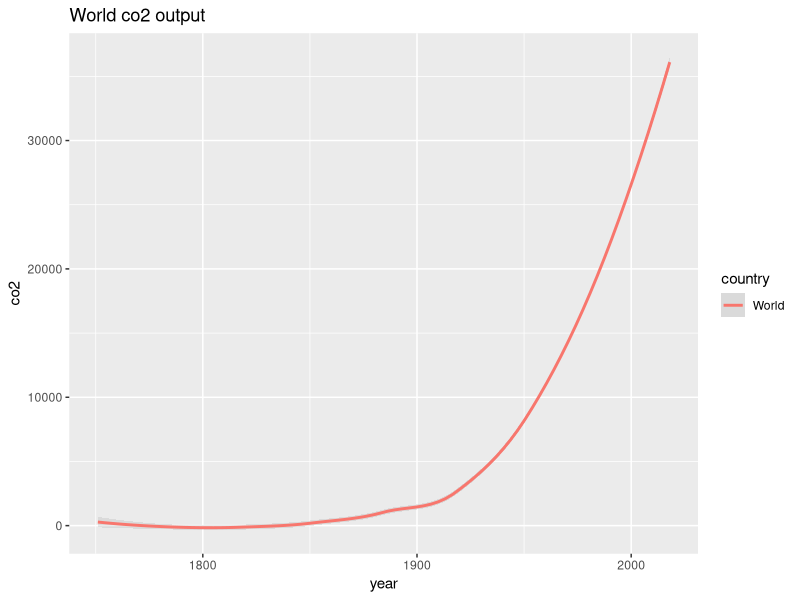
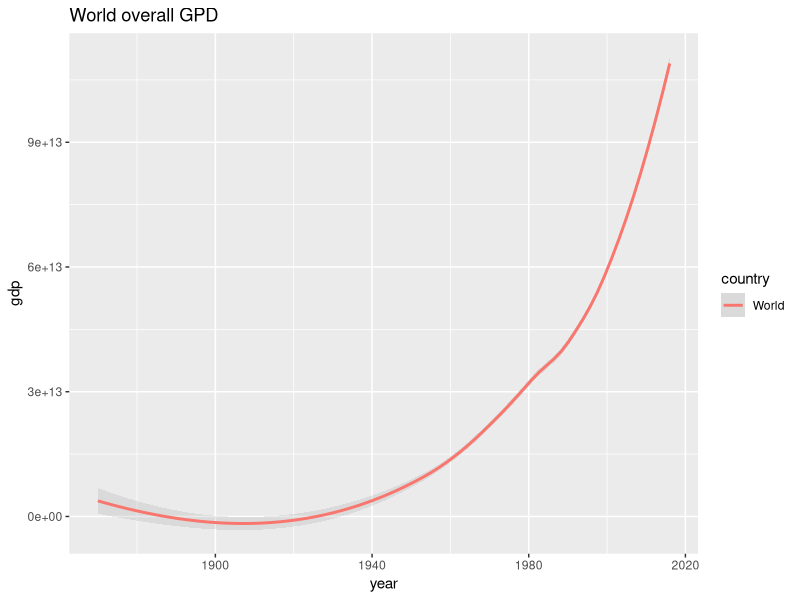
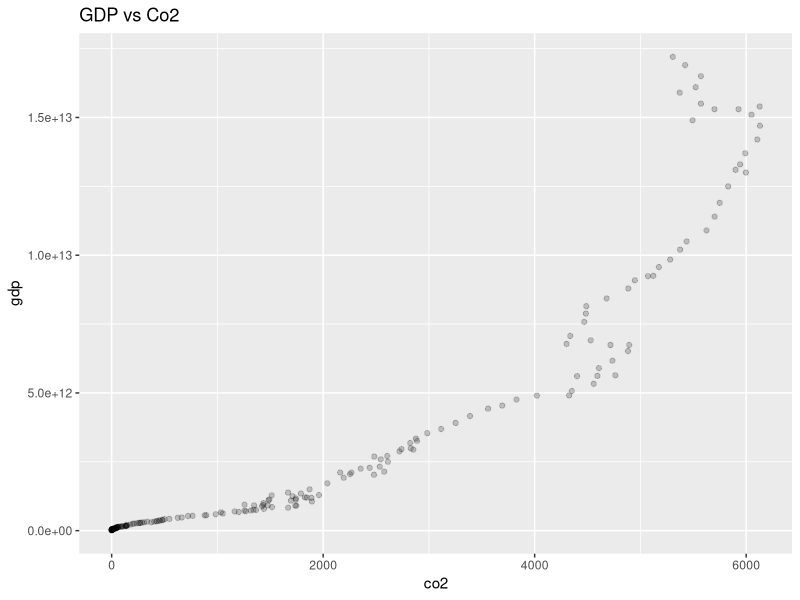

These figures' R source, in order:
## ---- chunk 1
library(readr)
library(tidyverse)
library(ggplot2)
options(warn=-1)
## ---- chunk 2
co2.data <- read_csv("owid-co2-data.xlsx.csv")
tree.data <- read_csv("global_country_tree_cover_loss.csv")
fire.data <- read_csv("US_Fires.csv")
car.data <- read_csv("Annual_Emissions_per_Vehicle.csv")
electric.data <- read_csv("Electricity_Sources.csv")
co2.data <- filter(co2.data, iso_code != is.na(iso_code), co2 > 0)
tree.30threshold <- filter(tree.data, threshold == 30)
names(tree.30threshold)[7] <- "2001"
names(tree.30threshold)[8] <- "2002"
names(tree.30threshold)[9] <- "2003"
names(tree.30threshold)[10] <- "2004"
names(tree.30threshold)[11] <- "2005"
names(tree.30threshold)[12] <- "2006"
names(tree.30threshold)[13] <- "2007"
names(tree.30threshold)[14] <- "2008"
names(tree.30threshold)[15] <- "2009"
names(tree.30threshold)[16] <- "2010"
names(tree.30threshold)[17] <- "2011"
names(tree.30threshold)[18] <- "2012"
names(tree.30threshold)[19] <- "2013"
names(tree.30threshold)[20] <- "2014"
names(tree.30threshold)[21] <- "2015"
names(tree.30threshold)[22] <- "2016"
names(tree.30threshold)[23] <- "2017"
names(tree.30threshold)[24] <- "2018"
names(tree.30threshold)[25] <- "2019"
tree.pivot <- pivot_longer(tree.30threshold,c('2001','2002','2003','2004','2005','2006','2007','2008','2009','2010','2011','2012','2013','2014','2015','2016','2017','2018','2019'),names_to = "year", values_to = "tc_loss_ha")
head(tree.pivot)
tree.pivot$year <- as.double(tree.pivot$year)
tree.co2.data <- left_join(co2.data, tree.pivot) %>%
  filter(year > 2000)
## ---- chunk 3
ggplot(data = filter(co2.data, country == "World"), mapping = aes(x=year, y=co2, color = country))+
  geom_smooth(alpha = 0.2)+
  ggtitle("World co2 output")
ggplot(data = filter(co2.data, country == "World"), mapping = aes(x=year, y=gdp, color = country))+
  geom_smooth(alpha = 0.2)+
  ggtitle("World overall GPD")
## ---- chunk 4
ggplot(data = filter(co2.data, country == "United States"), mapping = aes(x=co2, y=gdp))+
  geom_point(alpha = 0.2)+
  ggtitle("GDP vs Co2")
